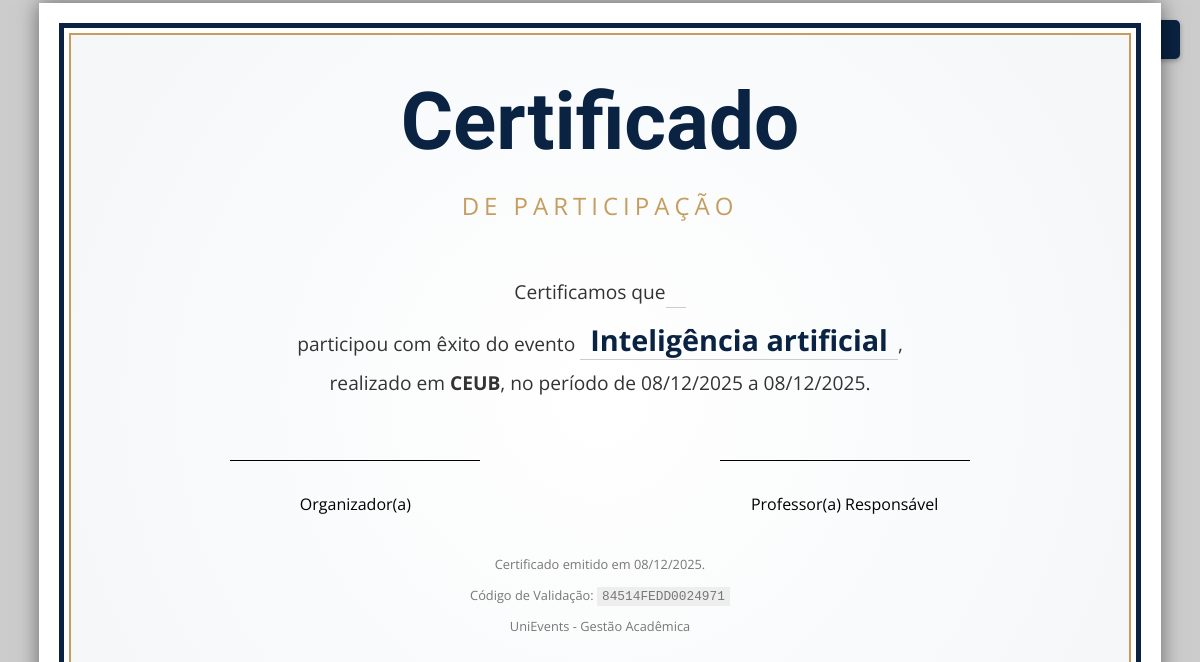
The page /certificado/84514FEDD0024971/ (signed in) on the database its author committed.
### sgea_app/models.py (models this page shows, shortened)
class Evento(models.Model):
    TIPO_EVENTO_CHOICES = (
        ('seminario', 'Seminário'),
        ('palestra', 'Palestra'),
        ('congresso', 'Congresso'),
        ('workshop', 'Workshop'),
        ('outro', 'Outro'),
    )
    nome = models.CharField(max_length=200, help_text="Nome ou título do evento.")
    tipo_evento = models.CharField(max_length=50, choices=TIPO_EVENTO_CHOICES, help_text="Tipo do evento (ex: seminário, palestra).")
    data_inicio = models.DateTimeField(help_text="Data e hora de início do evento.")
    data_fim = models.DateTimeField(help_text="Data e hora de término do evento.")
    local = models.CharField(max_length=255, help_text="Local onde o evento ocorrerá.")
    quantidade_participantes = models.PositiveIntegerField(
        default=0,
        validators=[MinValueValidator(0)],
        help_text="Número máximo de participantes permitidos.")
    banner = models.ImageField(
        upload_to='eventos/banners/',
        blank=True,
        null=True,
        help_text="Imagem promocional do evento (apenas .jpg, .png, .jpeg).",
        validators=[FileExtensionValidator(allowed_extensions=['jpg', 'jpeg', 'png'])]
    )
    organizador = models.ForeignKey(
        settings.AUTH_USER_MODEL,
        on_delete=models.SET_NULL,
        null=True,
        related_name='eventos_organizados',
        limit_choices_to={'perfil': 'organizador'},
        help_text="Organizador responsável pelo evento."
    )
    participantes = models.ManyToManyField(
        settings.AUTH_USER_MODEL,
        through='Inscricao',
        related_name='eventos_inscritos',
        blank=True
    )
    professor_responsavel = models.ForeignKey(
        settings.AUTH_USER_MODEL,
        on_delete=models.SET_NULL,
        null=True,
        related_name='eventos_responsavel',
        limit_choices_to={'perfil': 'professor'},
        help_text="Professor responsável pelo evento."
    )
    data_criacao = models.DateTimeField(auto_now_add=True)
    data_atualizacao = models.DateTimeField(auto_now=True)
    class Meta:
        db_table = "evento"
        ordering = ["-data_inicio", "nome"]
        verbose_name = "Evento"
        verbose_name_plural = "Eventos"

class Certificado(models.Model):
    inscricao = models.OneToOneField(Inscricao, on_delete=models.CASCADE, primary_key=True, help_text="A inscrição que deu origem a este certificado.")
    codigo_validacao = models.CharField(max_length=50, unique=True, help_text="Código único para validação do certificado.")
    data_emissao = models.DateTimeField(auto_now_add=True)
    class Meta:
        db_table = "certificado"
        verbose_name = "Certificado"
        verbose_name_plural = "Certificados"

### sgea_app/views.py (the view)
# urls.py: path('certificado/<str:codigo>/', views.visualizar_certificado, name='visualizar_certificado'),
@login_required
def visualizar_certificado(request, codigo):
    certificado = get_object_or_404(Certificado, codigo_validacao=codigo)
    if certificado.inscricao.usuario != request.user and not request.user.is_superuser:
        messages.error(request, "Você não tem permissão para visualizar este certificado.")
        return redirect('participantes_dashboard')
    context = {
        'certificado': certificado,
        'evento': certificado.inscricao.evento,
        'participante': certificado.inscricao.usuario,
        'data_hoje': timezone.now()
    }
    return render(request, 'sgea_app/certificado/visualizar_certificado.html', context)

### sgea_app/templates/sgea_app/certificado/visualizar_certificado.html (shortened to what this page needs)
<!DOCTYPE html>
<html lang="pt-br">
<head>
</head>
<body>
    <button onclick="window.print()" class="btn-print">🖨️ Imprimir / Salvar PDF</button>
    <div class="certificado-container">
        <div class="borda-externa">
            <div class="borda-interna">
                <h1>Certificado</h1>
                <div class="subtitulo">De Participação</div>
                <p class="conteudo">
                    Certificamos que <span class="destaque">{{ participante.first_name }} {{ participante.last_name }}</span><br>
                    participou com êxito do evento <span class="destaque">{{ evento.nome }}</span>,<br>
                    realizado em <strong>{{ evento.local }}</strong>,
                    no período de {{ evento.data_inicio|date:"d/m/Y" }} a {{ evento.data_fim|date:"d/m/Y" }}.
                </p>
                <div class="assinaturas">
                    <div style="text-align: center;">
                        <div class="linha-assinatura">
                            <strong>{{ evento.organizador.first_name }} {{ evento.organizador.last_name }}</strong><br>
                            Organizador(a)
                        </div>
                    </div>
                    {% if evento.professor_responsavel %}
                    <div style="text-align: center;">
                        <div class="linha-assinatura">
                            <strong>{{ evento.professor_responsavel.first_name }} {{ evento.professor_responsavel.last_name }}</strong><br>
                            Professor(a) Responsável
                        </div>
                    </div>
                    {% endif %}
                </div>
                <div class="rodape">
                    <p>Certificado emitido em {{ certificado.data_emissao|date:"d/m/Y" }}.</p>
                    <p>Código de Validação: <span class="codigo">{{ certificado.codigo_validacao }}</span></p>
                    <p>UniEvents - Gestão Acadêmica</p>
                </div>
            </div>
        </div>
    </div>
</body>
</html>

### sgea_app/templates/sgea_app/certificado/visualizar_certificado.html (style rules this page uses)
body { margin: 0; padding: 0; background: #ccc; font-family: 'Open Sans', sans-serif; display: flex; justify-content: center; align-items: center; min-height: 100vh; }
.certificado-container { width: 297mm; height: 210mm; background: #fff; padding: 20px; box-shadow: 0 0 20px rgba(0,0,0,0.5); box-sizing: border-box; position: relative; }
.borda-externa { border: 5px solid #0a2342; height: 100%; padding: 5px; box-sizing: border-box; }
.borda-interna { border: 2px solid #c59d5f; height: 100%; padding: 40px; box-sizing: border-box; text-align: center; background: radial-gradient(circle, rgba(255,255,255,1) 0%, rgba(244,246,248,1) 100%); }
h1 { font-family: 'Pinyon Script', cursive; font-size: 5rem; color: #0a2342; margin: 0 0 20px 0; }
.subtitulo { font-size: 1.5rem; text-transform: uppercase; letter-spacing: 5px; color: #c59d5f; margin-bottom: 40px; }
.conteudo { font-size: 1.2rem; line-height: 1.8; color: #333; margin-bottom: 50px; }
.destaque { font-weight: bold; font-size: 1.8rem; color: #0a2342; border-bottom: 1px solid #ccc; padding: 0 10px; }
.assinaturas { display: flex; justify-content: space-around; margin-top: 60px; }
.linha-assinatura { width: 250px; border-top: 1px solid #000; padding-top: 10px; }
.rodape { margin-top: 40px; font-size: 0.8rem; color: #777; }
.codigo { font-family: monospace; background: #eee; padding: 2px 5px; }
.btn-print { position: fixed; top: 20px; right: 20px; padding: 10px 20px; background: #0a2342; color: white; border: none; cursor: pointer; border-radius: 5px; font-size: 1rem; box-shadow: 0 2px 5px rgba(0,0,0,0.3); }

### rows shown on the page
Evento: nome "Inteligência artificial", local "CEUB", data_inicio "08/12/2025", data_fim "08/12/2025"
Certificado: data_emissao "08/12/2025", codigo_validacao "84514FEDD0024971"
